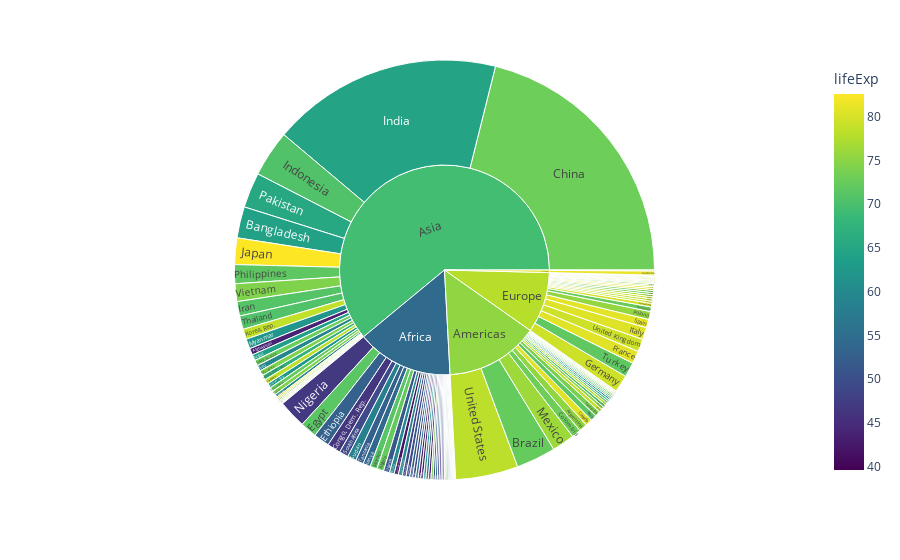

Here is the notebook cell this chart was saved with:
### Code cell
fig = px.sunburst(data, 
                 path=['continent', 'country'],
                 color = 'lifeExp', 
                 values = 'pop', 
                 color_continuous_scale = 'viridis')
fig.show()

### Figure 1 — Plotly figure (JSON) as saved in the notebook; plotly's stock layout.template omitted (floating-point values rounded to 4 significant figures; data arrays with more than 128 entries replaced by an {"elided": "..."} marker saying what was removed)
{"data": [{"branchvalues": "total", "customdata": {"elided": "147x1 float values"}, "domain": {"x": [0, 1], "y": [0, 1]}, "hovertemplate": "labels=%{label}<br>pop=%{value}<br>parent=%{parent}<br>id=%{id}<br>lifeExp=%{color}<extra></extra>", "ids": {"elided": "147 str values"}, "labels": {"elided": "147 str values"}, "marker": {"coloraxis": "coloraxis", "colors": {"elided": "147 float values"}}, "name": "", "parents": {"elided": "147 str values"}, "type": "sunburst", "values": {"elided": "147 int values"}}], "layout": {"coloraxis": {"colorbar": {"title": {"text": "lifeExp"}}, "colorscale": [[0, "#440154"], [0.1111, "#482878"], [0.2222, "#3e4989"], [0.3333, "#31688e"], [0.4444, "#26828e"], [0.5556, "#1f9e89"], [0.6667, "#35b779"], [0.7778, "#6ece58"], [0.8889, "#b5de2b"], [1, "#fde725"]]}, "legend": {"tracegroupgap": 0}, "margin": {"t": 60}}}
